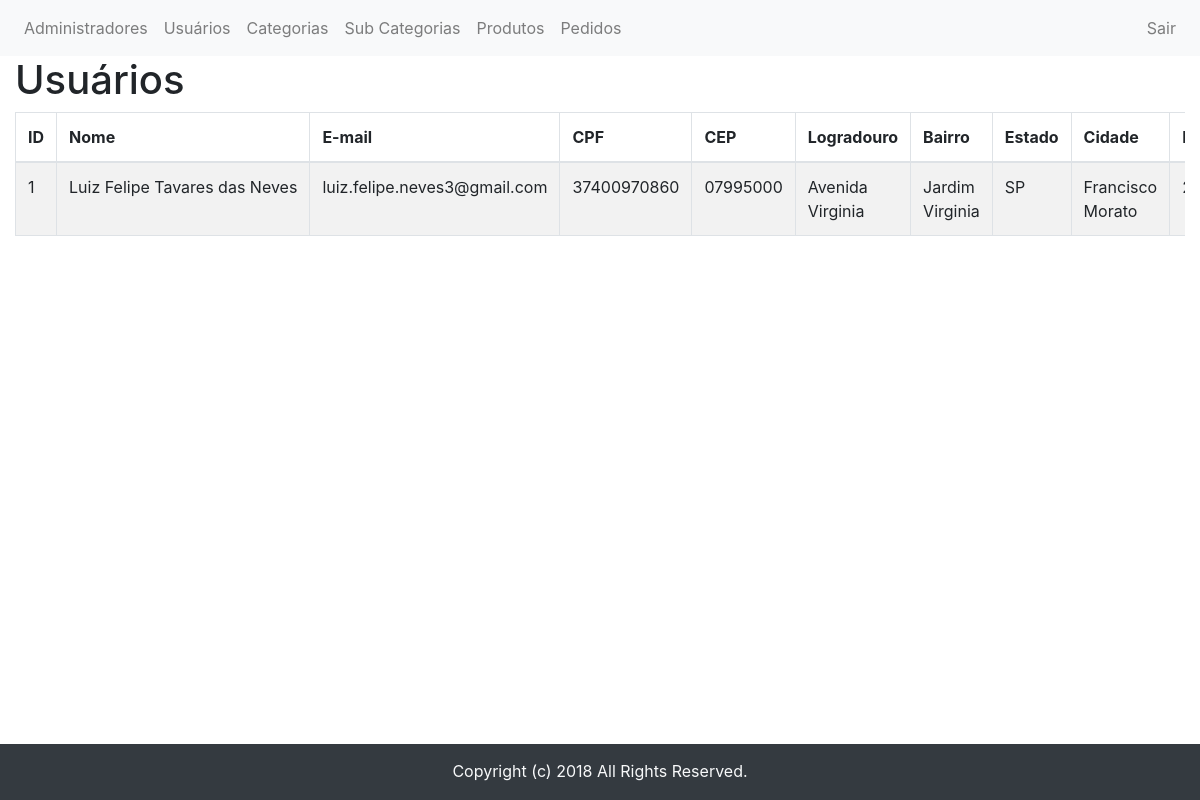
Before: /Admin/usuarios/index.php (signed in) with the older database file.
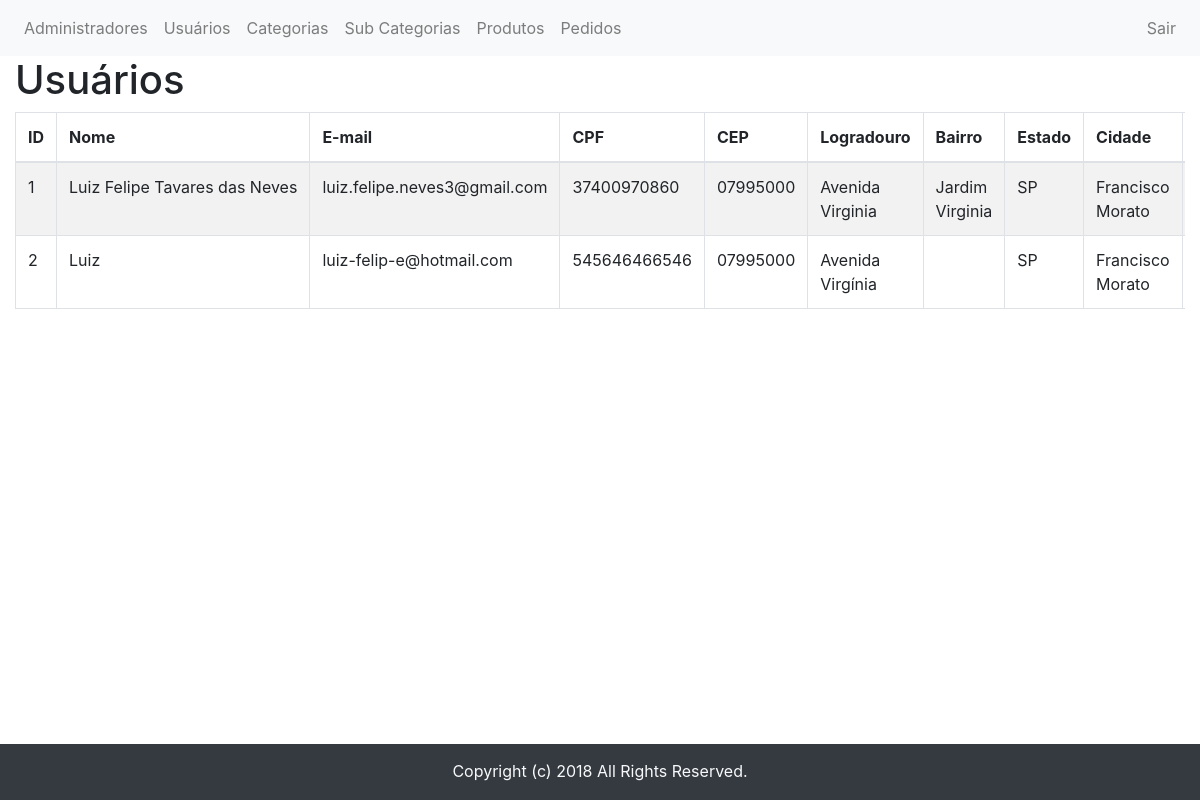
After: the same page with the newer database file.
### tables this page shows
CREATE TABLE `usuarios` (
  `id` int(11) NOT NULL AUTO_INCREMENT,
  `nome` varchar(255) DEFAULT NULL,
  `email` varchar(255) DEFAULT NULL,
  `cpf` varchar(255) DEFAULT NULL,
  `senha` varchar(255) DEFAULT NULL,
  `cep` varchar(255) DEFAULT NULL,
  `logradouro` varchar(255) DEFAULT NULL,
  `bairro` varchar(255) DEFAULT NULL,
  `estado` varchar(255) DEFAULT NULL,
  `cidade` varchar(255) DEFAULT NULL,
  `numero` int(11) DEFAULT NULL,
  `status` int(11) DEFAULT NULL,
  PRIMARY KEY (`id`)
);

### DAO/Banco.php (called while the page is built, shortened)
<?php
class Banco
{
    private $conn;
    function __construct($host = "localhost", $user = "root", $senha = "q1w2e3r4", $banco = "lojauninove")
    {
        $this->host = $host;
        $this->user = $user;
        $this->senha = $senha;
        $this->banco = $banco;
        $this->conn = new mysqli($this->host, $this->user, $this->senha, $this->banco);
    }
    public function getConn()
    {
        return $this->conn;
    }
}

### Controller/UsuarioController.php (called while the page is built, shortened)
<?php
class UsuarioController
{
    private $dao;
    function __construct()
    {
        $this->dao = new UsuarioDAO();
        $this->controller = new ControllerController();
    }
    public function admin_index(){
        return $this->dao->getUsuarios();
    }
}

### DAO/UsuarioDAO.php (called while the page is built, shortened)
<?php
class UsuarioDAO extends Banco
{
    private $table;
    private $orderBy;
    public function getTable()
    {
        return $this->table;
    }
    public function setTable($table)
    {
        $this->table = $table;
    }
    public function getOrderBy()
    {
        return $this->orderBy;
    }
    public function setOrderBy($orderBy)
    {
        $this->orderBy = $orderBy;
    }
    public function getUsuarios(){
        $query = "SELECT * FROM ".$this->getTable()." ".$this->getOrderBy();
        $stmt = $this->getConn()->prepare($query);
        $stmt->execute();
        $stmt->bind_result($id, $nome, $email, $cpf, $senha, $cep, $logradouro, $bairro, $estado, $cidade, $numero, $status);
        $usuarios = [];
        while($stmt->fetch()){
            $usuario = new Usuario();
            $usuario->setId($id);
            $usuario->setNome($nome);
            $usuario->setEmail($email);
            $usuario->setCpf($cpf);
            $usuario->setCep($cep);
            $usuario->setLogradouro($logradouro);
            $usuario->setBairro($bairro);
            $usuario->setEstado($estado);
            $usuario->setCidade($cidade);
            $usuario->setNumero($numero);
            $usuario->setStatus($status);
            $usuarios[] = $usuario;
        }
        return $usuarios;
    }
}

### Model/Usuario.php (called while the page is built, shortened)
<?php
class Usuario
{
    private $id;
    private $nome;
    private $email;
    private $cpf;
    private $cep;
    private $logradouro;
    private $bairro;
    private $estado;
    private $cidade;
    public function getId()
    {
        return $this->id;
    }
    public function setId($id)
    {
        $this->id = $id;
    }
    public function getNome()
    {
        return str_replace(" ", "&nbsp;", $this->nome);
    }
    public function setNome($nome)
    {
        $this->nome = $nome;
    }
    public function getEmail()
    {
        return $this->email;
    }
    public function setEmail($email)
    {
        $this->email = $email;
    }
    public function getCpf()
    {
        return $this->cpf;
    }
    public function setCpf($cpf)
    {
        $this->cpf = $cpf;
    }
    public function getCep()
    {
        return $this->cep;
    }
    public function setCep($cep)
    {
        $this->cep = $cep;
    }
    public function getLogradouro()
    {
        return $this->logradouro;
    }
    public function setLogradouro($logradouro)
    {
        $this->logradouro = $logradouro;
    }
    public function getBairro()
    {
        return $this->bairro;
    }
    public function setBairro($bairro)
    {
        $this->bairro = $bairro;
    }
    public function getEstado()
    {
        return $this->estado;
    }
    public function setEstado($estado)
    {
        $this->estado = $estado;
    }
    public function getCidade()
    {
        return $this->cidade;
    }
    public function setCidade($cidade)
    {
        $this->cidade = $cidade;
    }
}

### Admin/usuarios/index.php (the view, shortened to what this page needs)
<?php
require_once "../../Controller/UsuarioController.php";
$controller = new \Controller\UsuarioController();
$usuarios = $controller->admin_index();
include "../../Templates/header-admin.php"?>
<div class="container-fluid">
    <h1>Usuários</h1>
    <div class="table-responsive">
        <table class="table table-striped table-bordered">
            <thead>
            <tr>
                <th>ID</th>
                <th>Nome</th>
                <th>E-mail</th>
                <th>CPF</th>
                <th>CEP</th>
                <th>Logradouro</th>
                <th>Bairro</th>
                <th>Estado</th>
                <th>Cidade</th>
                <th>Número</th>
            </tr>
            </thead>
            <tbody>
            <?php foreach($usuarios as $u):?>
                <tr>
                    <td><?php echo $u->getId()?></td>
                    <td><?php echo $u->getNome()?></td>
                    <td><?php echo $u->getEmail()?></td>
                    <td><?php echo $u->getCpf()?></td>
                    <td><?php echo $u->getCep()?></td>
                    <td><?php echo $u->getLogradouro()?></td>
                    <td><?php echo $u->getBairro()?></td>
                    <td><?php echo $u->getEstado()?></td>
                    <td><?php echo $u->getCidade()?></td>
                    <td><?php echo $u->getNumero()?></td>
                </tr>
            <?php endforeach;?>
            </tbody>
        </table>
    </div>
</div>
<?php include "../../Templates/footer-admin.php"?>

Changed rows visible on the page:
added usuarios: id "2", nome "Luiz", email "luiz-felip-e@hotmail.com", cpf "545646466546", cep "07995000", logradouro "Avenida Virgínia", estado "SP", cidade "Francisco Morato"
